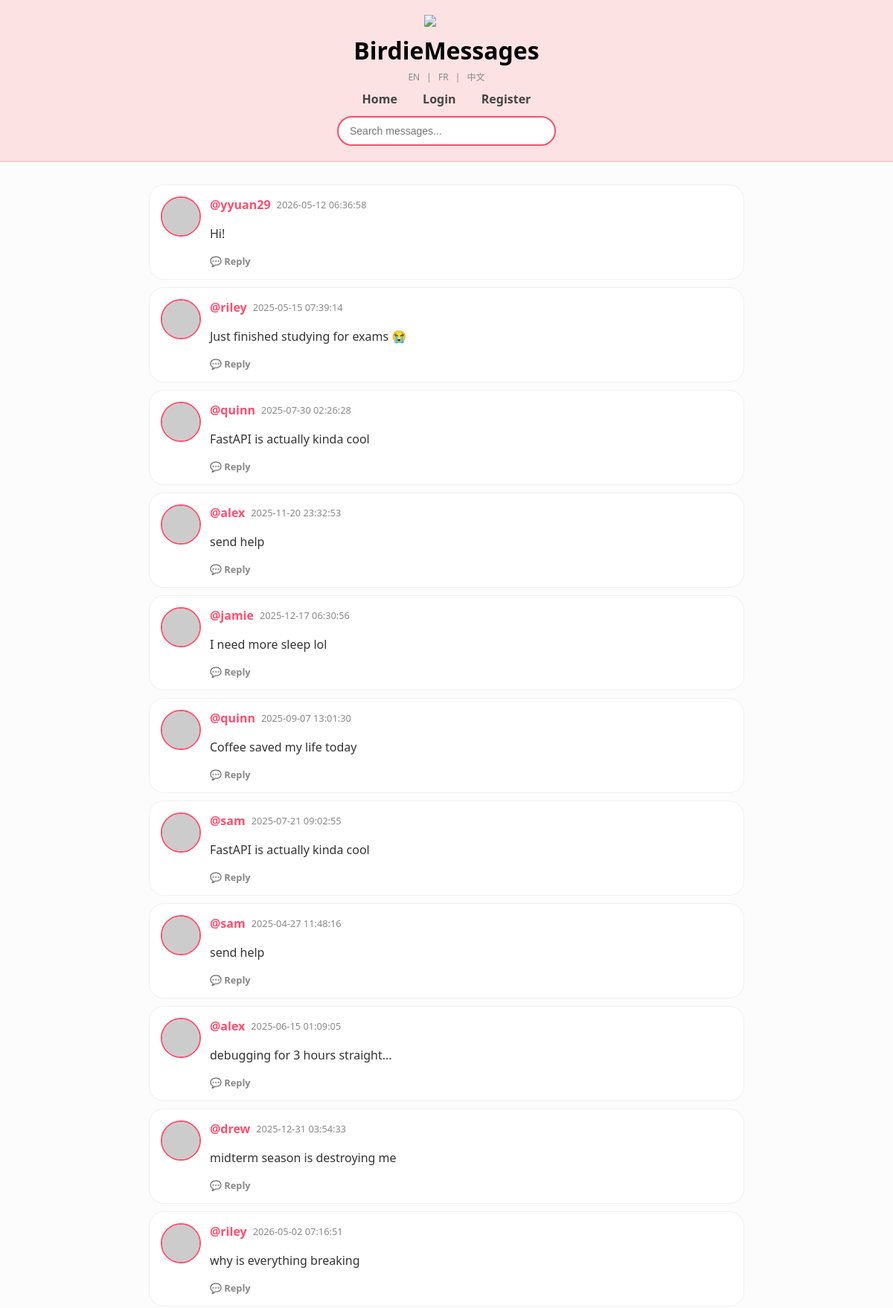
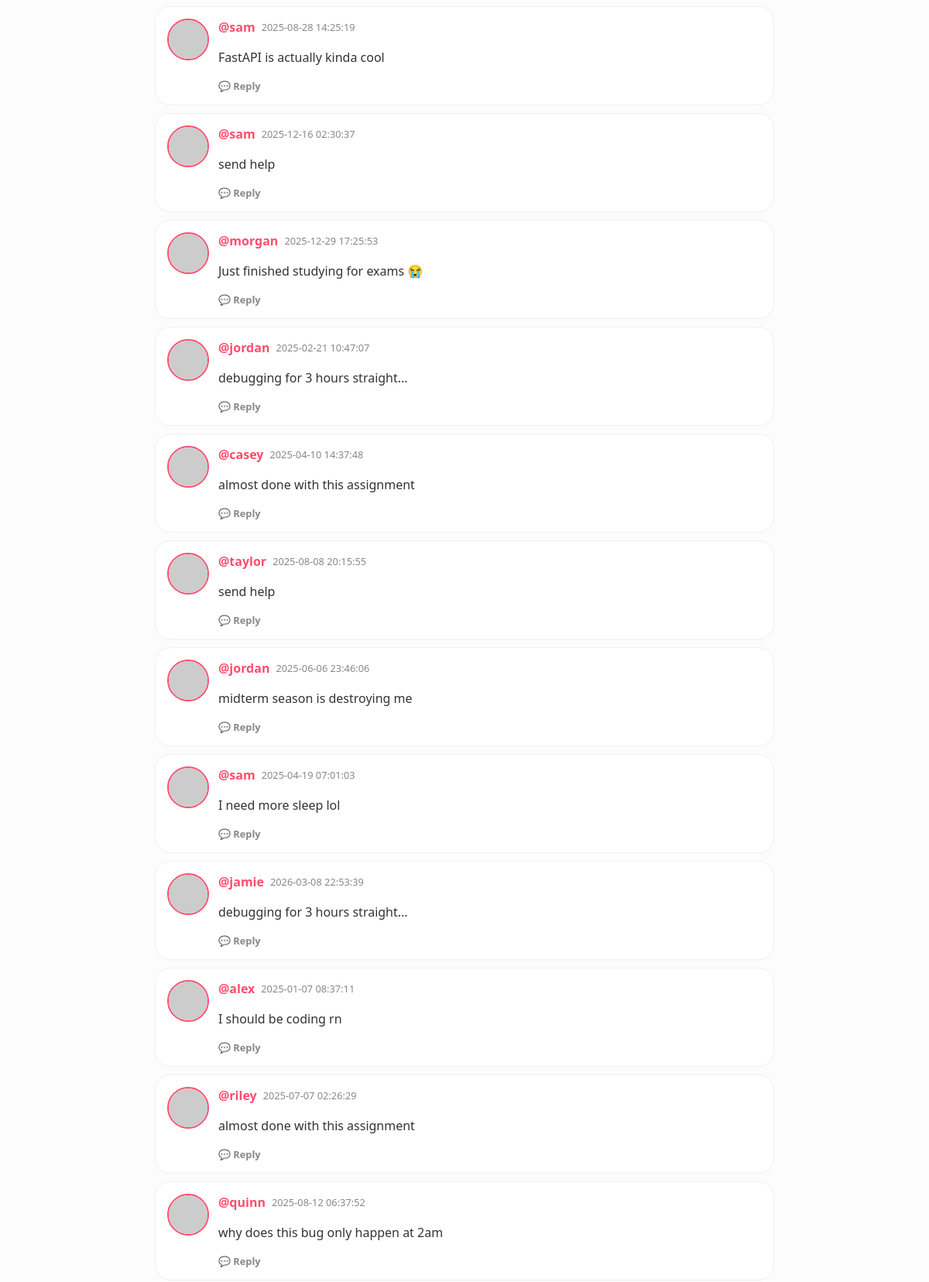
The page / (upper part) on the database its author committed (2 pictures, top to bottom).
### tables this page shows
CREATE TABLE users (
            id INTEGER PRIMARY KEY AUTOINCREMENT,
            username TEXT UNIQUE NOT NULL,
            password TEXT NOT NULL,
            age INTEGER
        );

### app.py (the view)
@app.get("/", response_class=HTMLResponse)
async def home(request: Request, page: int = 1):
    if page < 1: page = 1
    limit = 50
    offset = (page - 1) * limit
    db = get_db()
    rows = db.execute("""
        WITH RECURSIVE message_tree AS (
            SELECT id, id as root_id, timestamp, 0 as depth
            FROM messages
            WHERE parent_id IS NULL

            UNION ALL

            SELECT m.id, mt.root_id, m.timestamp, mt.depth + 1
            FROM messages m
            JOIN message_tree mt ON m.parent_id = mt.id
        )
        SELECT m.*, u.username, mt.depth, mt.root_id
        FROM messages m
        JOIN message_tree mt ON m.id = mt.id
        LEFT JOIN users u ON m.user_id = u.id
        ORDER BY mt.root_id DESC, mt.timestamp ASC
        LIMIT ? OFFSET ?
    """, (limit, offset)).fetchall()
    total_row = db.execute("SELECT COUNT(*) FROM messages").fetchone()
    total = total_row[0] if total_row else 0
    db.close()
    logged_in_user = request.cookies.get("username")
    return templates.TemplateResponse(
        request=request,
        name="index.html",
        context={
            "request": request,
            "messages": rows,
            "page": page,
            "has_next": (offset + limit) < total,
            "has_prev": page > 1,
            "user": logged_in_user,
            "t": get_translations(request)
        }
    )

### templates/index.html (shortened to what this page needs)
<!DOCTYPE html>
<html lang="en">
<head>
</head>
<body>
{% set t = get_t(request) %}
<header class="birdie-header">
    <div class="logo-container">
        <img src="/static/logo.png" class="main-logo">
        <div class="title-nav">
            <h1>BirdieMessages</h1>
            <div class="lang-nav">
                <a href="/set_lang/en">EN</a> |
                <a href="/set_lang/fr">FR</a> |
                <a href="/set_lang/zh">中文</a>
            </div>
            <nav>
                <a href="/">{{ t.home }}</a>
                {% if user %}
                    <a href="/create_message">+ {{ t.post }}</a>
                    <a href="/profile/{{ user }}">{{ t.profile }}</a>
                    <a href="/logout">{{ t.logout }}</a>
                {% else %}
                    <a href="/login">{{ t.login }}</a>
                    <a href="/register">{{ t.register }}</a>
                {% endif %}
            </nav>
            <div class="search-row">
                <form action="/search" method="get">
                    <input type="text" name="q" placeholder="{{ t.search_placeholder }}">
                </form>
            </div>
        </div>
    </div>
</header>
<div class="container">
    {% for msg in messages %}
        <div class="chirp-card {% if msg.parent_id %}is-reply{% endif %}">
            <img class="avatar-circle {% if msg.parent_id %}avatar-reply{% endif %}"
                 src="https://api.dicebear.com/7.x/fun-emoji/svg?seed={{ msg.username }}">
            <div style="flex:1;">
                <div style="display:flex; gap:8px; align-items:center;">
                    <a class="username" href="/profile/{{ msg.username }}">@{{ msg.username }}</a>
                    <span class="timestamp">{{ msg.timestamp }}</span>
                </div>
                <div class="message-content">
                    {{ linkify(msg.content) | safe }}
                </div>
                <div class="actions-bar">
                    <a href="/message/{{ msg.id }}" class="btn-action">💬 {{ t.reply or 'Reply' }}</a>
                </div>
            </div>
        </div>
    {% endfor %}
</div>
</body>
</html>

### templates/index.html (style rules this page uses)
:root { --birdie-pink: #fde2e4; --birdie-dark-pink: #ff4d6d; --birdie-border: #fad2d6; --nav-text: #444; }
body { background-color: #fcfcfc; font-family: 'Segoe UI', Roboto, Helvetica, Arial, sans-serif; margin: 0; padding: 0; color: #333; }
.birdie-header { background-color: var(--birdie-pink); padding: 20px 0; border-bottom: 2px solid var(--birdie-border); text-align: center; }
.logo-container { display: flex; flex-direction: column; align-items: center; }
.main-logo { width: 60px; height: auto; margin-bottom: 5px; }
.title-nav h1 { font-size: 32px; margin: 5px 0; font-weight: 800; color: #000; }
.lang-nav { font-size: 0.75em; color: #888; margin-bottom: 10px; }
.lang-nav a { color: #888; text-decoration: none; margin: 0 6px; }
.title-nav nav { margin: 10px 0; font-weight: 600; }
.title-nav nav a { text-decoration: none; color: var(--nav-text); margin: 0 15px; }
.search-row { margin-top: 12px; }
.search-row input { padding: 10px 15px; width: 260px; border-radius: 20px; border: 2px solid var(--birdie-dark-pink); outline: none; font-size: 14px; background: white; }
.container { max-width: 800px; margin: 30px auto; padding: 0 20px; }
.chirp-card { background: white; border: 1px solid #f0f0f0; border-radius: 20px; padding: 15px; margin-bottom: 10px; display: flex; gap: 12px; }
.avatar-circle { width: 50px; height: 50px; border-radius: 50%; border: 2px solid var(--birdie-dark-pink); }
.username { color: var(--birdie-dark-pink); font-weight: bold; text-decoration: none; }
.message-content { margin-top: 5px; line-height: 1.5; }
.timestamp { color: #888; font-size: 0.8em; }
.actions-bar { margin-top: 10px; display: flex; gap: 15px; }
.btn-action { text-decoration: none; font-size: 0.8em; color: #888; font-weight: 600; }

### rows shown on the page
users: username "yyuan29", timestamp "2026-05-12 06:36:58", linkify "Hi!", reply "Reply"
users: username "riley", timestamp "2025-05-15 07:39:14", linkify "Just finished studying for exams 😭", reply "Reply", timestamp "2026-05-02 07:16:51", linkify "why is everything breaking", timestamp "2025-07-07 02:26:29", linkify "almost done with this assignment"
users: username "quinn", timestamp "2025-07-30 02:26:28", linkify "FastAPI is actually kinda cool", reply "Reply", timestamp "2025-09-07 13:01:30", linkify "Coffee saved my life today", timestamp "2025-08-12 06:37:52", linkify "why does this bug only happen at 2am"
users: username "alex", timestamp "2025-11-20 23:32:53", linkify "send help", reply "Reply", timestamp "2025-06-15 01:09:05", linkify "debugging for 3 hours straight...", timestamp "2025-01-07 08:37:11", linkify "I should be coding rn"
users: username "jamie", timestamp "2025-12-17 06:30:56", linkify "I need more sleep lol", reply "Reply", timestamp "2026-03-08 22:53:39", linkify "debugging for 3 hours straight..."
users: username "sam", timestamp "2025-07-21 09:02:55", linkify "FastAPI is actually kinda cool", reply "Reply", timestamp "2025-04-27 11:48:16", linkify "send help", timestamp "2025-08-28 14:25:19", timestamp "2025-12-16 02:30:37", timestamp "2025-04-19 07:01:03", linkify "I need more sleep lol"
users: username "drew", timestamp "2025-12-31 03:54:33", linkify "midterm season is destroying me", reply "Reply"
users: username "morgan", timestamp "2025-12-29 17:25:53", linkify "Just finished studying for exams 😭", reply "Reply"
users: username "jordan", timestamp "2025-02-21 10:47:07", linkify "debugging for 3 hours straight...", reply "Reply", timestamp "2025-06-06 23:46:06", linkify "midterm season is destroying me"
users: username "casey", timestamp "2025-04-10 14:37:48", linkify "almost done with this assignment", reply "Reply"
users: username "taylor", timestamp "2025-08-08 20:15:55", linkify "send help", reply "Reply"

### other values the page prints
{{ t.home }} "Home"
{{ t.login }} "Login"
{{ t.register }} "Register"
